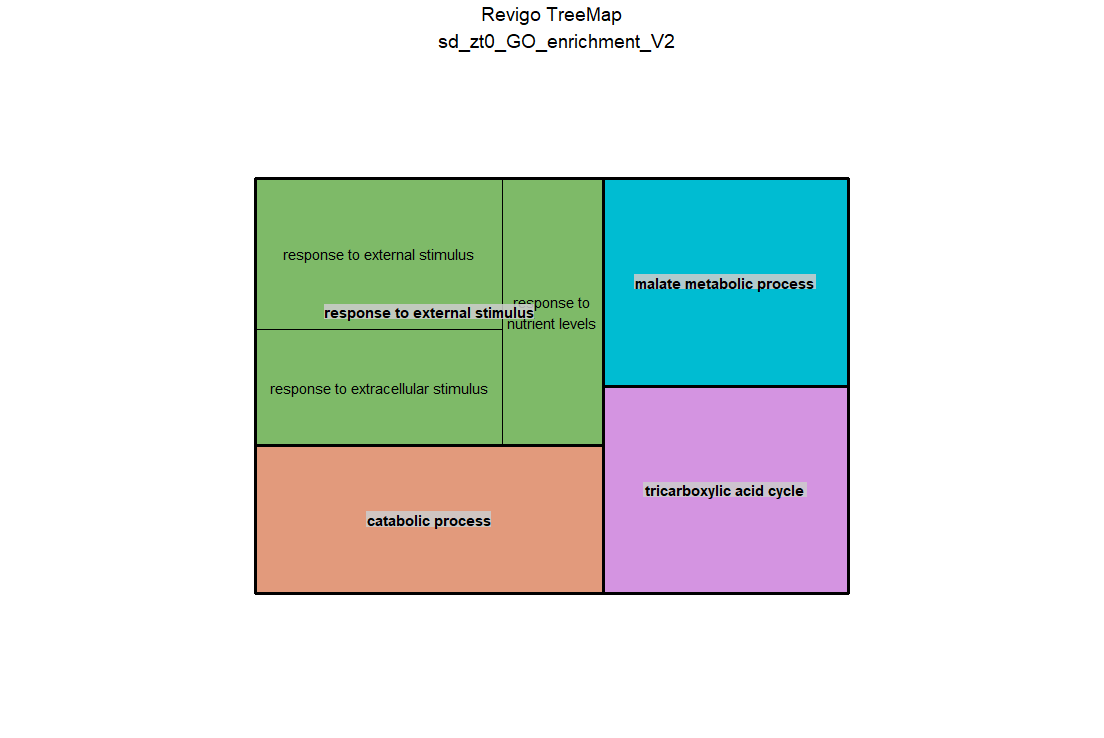

Reproduce this figure in R.
# A treemap R script produced by the Revigo server at http://revigo.irb.hr/
# If you found Revigo useful in your work, please cite the following reference:
# Supek F et al. "REVIGO summarizes and visualizes long lists of Gene Ontology
# terms" PLoS ONE 2011. doi:10.1371/journal.pone.0021800

# author: Anton Kratz <anton.kratz@gmail.com>, RIKEN Omics Science Center, Functional Genomics Technology Team, Japan
# created: Fri, Nov 02, 2012  7:25:52 PM
# last change: Fri, Nov 09, 2012  3:20:01 PM

# -----------------------------------------------------------------------------
# If you don't have the treemap package installed, uncomment the following line:
# install.packages( "treemap" );
library(treemap) 								# treemap package by Martijn Tennekes

# Set the working directory if necessary
# setwd("C:/Users/username/workingdir");

# --------------------------------------------------------------------------
# Here is your data from Revigo. Scroll down for plot configuration options.

revigo.names <- c("term_ID","description","frequency","uniqueness","dispensability","representative");
revigo.data <- rbind(c("GO:0006099","tricarboxylic acid cycle",0.5408768983178572,0.9691468278695726,0.05655598,"tricarboxylic acid cycle"),
c("GO:0006108","malate metabolic process",0.054951831581367426,0.9718218838224576,0,"malate metabolic process"),
c("GO:0009056","catabolic process",6.059177012419161,0.9783481173043275,0.02858241,"catabolic process"),
c("GO:0009605","response to external stimulus",1.9406468330502087,0.7124319950407396,-0,"response to external stimulus"),
c("GO:0009991","response to extracellular stimulus",0.4148379325099307,0.5459683351982023,0.34739614,"response to external stimulus"),
c("GO:0031667","response to nutrient levels",0.14280956896955455,0.5113415034971367,0.64232317,"response to external stimulus"));

stuff <- data.frame(revigo.data);
names(stuff) <- revigo.names;

stuff$frequency <- as.numeric( as.character(stuff$frequency) );
stuff$uniqueness <- as.numeric( as.character(stuff$uniqueness) );
stuff$dispensability <- as.numeric( as.character(stuff$dispensability) );

# check the tmPlot command documentation for all possible parameters - there are a lot more
treemap(
  stuff,
  index = c("representative","description"),
  vSize = "uniqueness",
  type = "categorical",
  vColor = "representative",
  title = "Revigo TreeMap
  sd_zt0_GO_enrichment_V2",
  inflate.labels = FALSE,      # set this to TRUE for space-filling group labels - good for posters
  lowerbound.cex.labels = 0,   # try to draw as many labels as possible (still, some small squares may not get a label)
  position.legend = "none"
)

dev.off()
